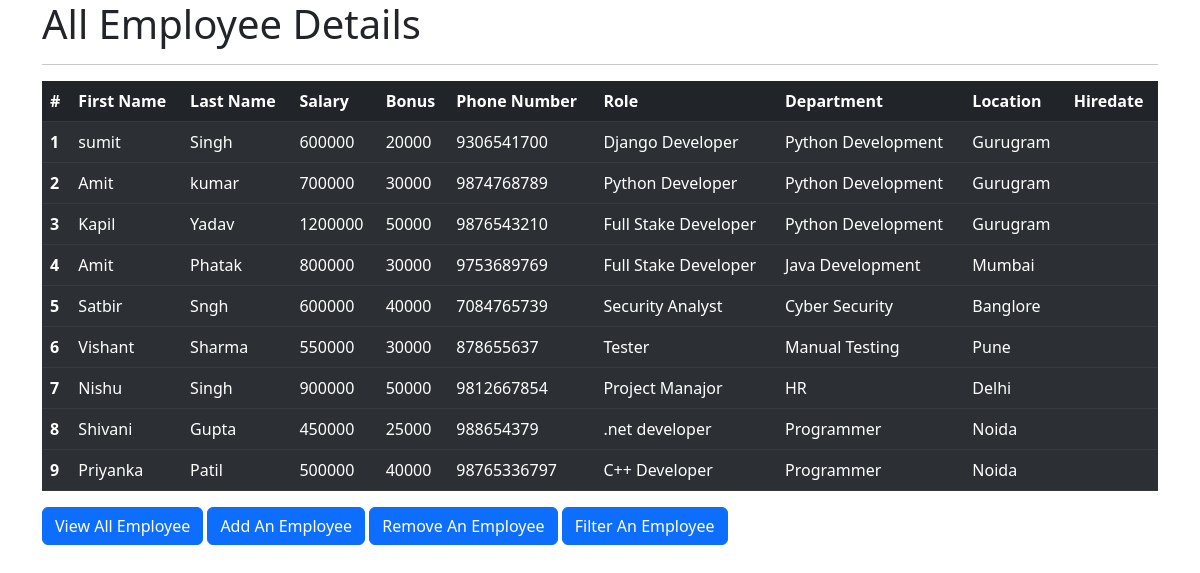
The app's page /all_emp with its own data.
### emp_app/models.py (models this page shows, shortened)
class Employee(models.Model):
    first_name = models.CharField(max_length=100,null=False)
    last_name = models.CharField(max_length=100)
    dept = models.ForeignKey(Department, on_delete=models.CASCADE)
    salary = models.IntegerField(default=0)
    bonus = models.IntegerField(default=0)
    role = models.ForeignKey(Role, on_delete=models.CASCADE)
    phone = models.IntegerField(default=0)
    hire_date = models.DateField()
    def __str__(self):
        return "%s %s %s" %(self.first_name, self.last_name, self.phone)

class Role(models.Model):
    name = models.CharField(max_length=100,null=False)

class Department(models.Model):
    name = models.CharField(max_length=100,null=False)
    location = models.CharField(max_length=100)

### emp_app/views.py (the view)
# urls.py: path('all_emp', views.all_emp, name = 'all_emp'),
def all_emp(request):
    emps = Employee.objects.all()
    context = {
        'emps': emps
    }
    print(context)
    return render(request, 'view_all_emp.html', context)

### emp_app/templates/view_all_emp.html (shortened to what this page needs)
<!DOCTYPE html>
<html lang="en">
<head>
    <link href="https://cdn.jsdelivr.net/npm/bootstrap@5.2.3/dist/css/bootstrap.min.css" rel="stylesheet">
</head>
<body>
    <div class="container">
        <h1>All Employee Details</h1>
      <hr>
      <table class="table table-dark table-striped">
        <thead>
          <tr>
            <th scope="col">#</th>
            <th scope="col">First Name</th>
            <th scope="col">Last Name</th>
            <th scope="col">Salary</th>
            <th scope="col">Bonus</th>
            <th scope="col">Phone Number</th>
            <th scope="col">Role</th>
            <th scope="col">Department</th>
            <th scope="col">Location</th>
            <th scope="col">Hiredate</th>
          </tr>
        </thead>
                {% for emp in emps %}
        <tbody>
          <tr>
            <th scope="row">{{emp.id}}</th>
            <td>{{emp.first_name}}</td>
            <td>{{emp.last_name}}</td>
            <td>{{emp.salary}}</td>
            <td>{{emp.bonus}}</td>
            <td>{{emp.phone}}</td>
            <td>{{emp.role.name}}</td>
            <td>{{emp.dept.name}}</td>
            <td>{{emp.dept.location}}</td>
            <td>{{emp.hiredate}}</td>
          </tr>
        </tbody>
               {% endfor %}
      </table>
      <a class="btn btn-primary" href="/all_emp" role="button">View All Employee</a>
      <a class="btn btn-primary" href="/add_emp" role="button">Add An Employee</a>
      <a class="btn btn-primary" href="/remove_emp" role="button">Remove An Employee</a>
      <a class="btn btn-primary" href="/filter_emp" role="button">Filter An Employee</a>
      </div>
  </body>
</html>

### records on screen
Employee: id "1", first_name "sumit", last_name "Singh", salary "600000", bonus "20000", phone "9306541700", role.name "Django Developer", dept.name "Python Development", dept.location "Gurugram"
Employee: id "2", first_name "Amit", last_name "kumar", salary "700000", bonus "30000", phone "9874768789", role.name "Python Developer", dept.name "Python Development", dept.location "Gurugram"
Employee: id "3", first_name "Kapil", last_name "Yadav", salary "1200000", bonus "50000", phone "9876543210", role.name "Full Stake Developer", dept.name "Python Development", dept.location "Gurugram"
Employee: id "4", first_name "Amit", last_name "Phatak", salary "800000", bonus "30000", phone "9753689769", role.name "Full Stake Developer", dept.name "Java Development", dept.location "Mumbai"
Employee: id "5", first_name "Satbir", last_name "Sngh", salary "600000", bonus "40000", phone "7084765739", role.name "Security Analyst", dept.name "Cyber Security", dept.location "Banglore"
Employee: id "6", first_name "Vishant", last_name "Sharma", salary "550000", bonus "30000", phone "878655637", role.name "Tester", dept.name "Manual Testing", dept.location "Pune"
Employee: id "7", first_name "Nishu", last_name "Singh", salary "900000", bonus "50000", phone "9812667854", role.name "Project Manajor", dept.name "HR", dept.location "Delhi"
Employee: id "8", first_name "Shivani", last_name "Gupta", salary "450000", bonus "25000", phone "988654379", role.name ".net developer", dept.name "Programmer", dept.location "Noida"
Employee: id "9", first_name "Priyanka", last_name "Patil", salary "500000", bonus "40000", phone "98765336797", role.name "C++ Developer", dept.name "Programmer", dept.location "Noida"
